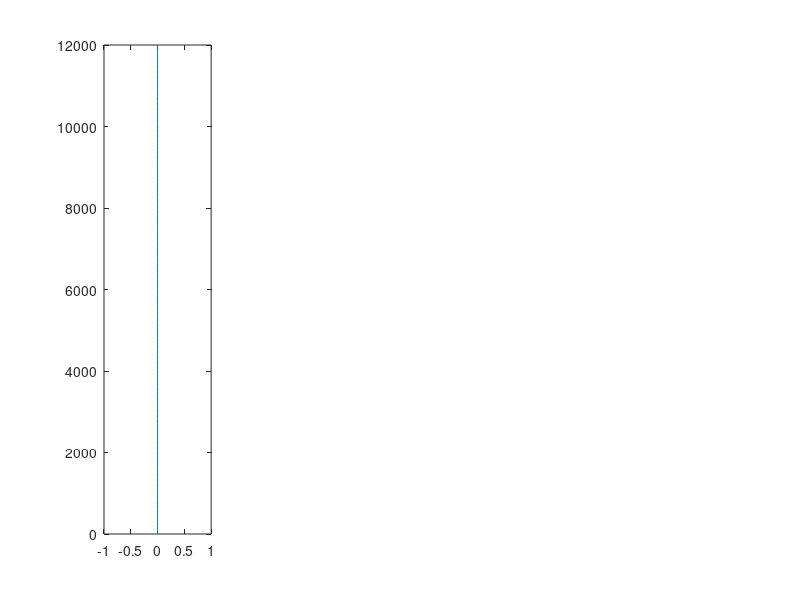

Source code (MATLAB): (Note: this script raises an error after producing the figure.)
% Script to solve coupled ice shell thermal and stress evolution
% Max Rudolph, March 19, 2020
clear;
close all;

% Numerical parameters
nr = 200; % number of grid points
relaxation_parameter=.01; % used in nonlinear loop.
maxiter=300;
% Define physical constants and parameters
% Physical constants
seconds_in_year = 3.1558e7;
R=8.314e-3;     % in kJ/mol/K
% Boundary conditions and internal heating
H=0; % internal heating rate.
Tb=270;
Ts=100;
Ro = 2.52e5;             % outer radius of ice shell (m)
Ri = 2.52e5-12e3;         % inner radius of ice shell (m)
Rc = 1.60e5;             % core radius (m)
% Elastic and Viscous properties
E = 5e9;        % shear modulus of ice (Pa)
nu = 0.3;      % Poisson ratio of ice (-)
beta_w = 4e-10; % Compressibility of water (1/Pa)
alpha_l = 1e-4; % coefficient of linear thermal expansion ( alpha_v/3 ) (1/K)
rho_i=900;      % density of ice (kg/m^3)
rho_w=1000;     % density of water (kg/m^3)
Q=40;           % activation energy, kJ/mol, Nimmo 2004 (kJ/mol)
mub=1e15;       % basal viscosity (Pa-s)
mu = @(T) mub*exp(Q*(Tb-T)/R/Tb./T); % function to evaluate viscosity in Pa-s given T
g = 0.113;      % used to plot a failure curve
tau = 3e6; % tensile strength, Pa
% Thermal properties
Cp = 2100; %heat capacity of ice J/kg/K
Lf = 334*1000; % latent heat of fusion (J/kg)
kappa = 1e-6;% m/s/s
k=kappa*rho_i*Cp;

% calculate maxwell time at 100, 270
fprintf('Maxwell time at surface, base %.2e %.2e\n',mu(100)/E,mu(Tb)/E);
fprintf('Thermal diffusion timescale %.2e\n',(4e4)^2/kappa);
% set end time and grid resolution
t_end = 0.5e6*seconds_in_year;
% dt = 1e4*seconds_in_year; % time step in seconds
dtmax = 1e3*seconds_in_year;
dtmin = seconds_in_year;
% dt1 = 3600; % size of first timestep
% times = logspace(log10(dt1),log10(t_end+dt1),1e4)-dt1;
plot_interval = t_end;
save_interval = 1e5*seconds_in_year;
save_depths = [0 1 2 3 5]*1000;
nsave = ceil(t_end/save_interval) + 1; nsave_depths = length(save_depths);
sigma_t_store = zeros(nsave_depths,nsave);

% set up the grid
grid_r = linspace(Ri,Ro,nr); % set up the grid

% initialize solution vectors (IC)
sigma_r_last = zeros(nr,1); % initial stresses
sigma_t_last = zeros(nr,1); % initial stresses
T_last = linspace(Tb,Ts,nr)';
er_last = zeros(nr,1); % strains
et_last = zeros(nr,1);
ur_last = zeros(nr,1);      % displacement
z_last = 0; % total amount of thickening
Pex_last = 0; %initial overpressure

% Set up plot
hf2=figure();

plot_times = [0.0 0.1 0.2 0.3 0.4 0.5]*1e6*seconds_in_year; iplot=2;
hf=figure(2);
subplot(1,4,1); % sigma_r and sigma_t
h=plot(sigma_r_last,Ro-grid_r); hold on;
plot(sigma_r_last,Ro-grid_r,'--','Color',h.Color);
% h=legend('\sigma_r','\sigma_t','Interpreter','tex'); h.AutoUpdate=false;
title('Stress (Pa)','Interpreter','tex');
ylabel('r (m)');
set(gca,'YDir','reverse');
subplot(1,4,2); % e_r and e_t
h=plot( sigma_r_last,Ro-grid_r); hold on;
plot( sigma_r_last,Ro-grid_r,'--','Color',h.Color); hold on;
% h=legend('r','t'); h.AutoUpdate=false;
title('Strain (-)','Interpreter','tex');
set(gca,'YDir','reverse');
subplot(1,4,3); % temperature
plot(T_last,Ro-grid_r); hold on; title('T (K)','Interpreter','tex'); set(gca,'YDir','reverse');
subplot(1,4,4); % radial displacement (u)
plot(ur_last,Ro-grid_r); hold on; title('u_r');
set(gca,'YDir','reverse');
last_plot_time = 0;

fig1a.h = figure(); % Nimmo's Figure 1a
subplot(2,1,1);
[ax,h1,h2]=plotyy((Ro-grid_r)/1e3,sigma_t_last/1e6,(Ro-grid_r)/1e3,T_last);
fig1a.ax = ax;
h2.Color = h1.Color;
h2.LineStyle = '--';
hold(ax(1)); hold(ax(2));
set(ax,'Xlim',[0 30]);
set(ax(1),'YLim',[-10 40]);
set(ax(1),'YTick',[-10:5:40]);
set(ax(2),'YTick',[100:20:180]);
set(ax(1),'YTickLabelMode','auto');
ylabel(ax(1),'Tangential Stress (MPa)');
xlabel(ax(1),'Depth (km)');
ylabel(ax(2),'Temperature (K)');
set(ax(2),'YLim',[100 180]);

time=0; itime=1;
% save initial state
isave = 1;
sigma_t_store(:,isave) = interp1(Ro-grid_r,sigma_t_last,save_depths);
time_store(isave) = time;
last_store = time; isave = isave+1;


while time < t_end
    % In each timestep, we do the following
    % 1. Calculate the amount of basal freeze-on and advance the mesh
    % 2. Solve the heat equation using an implicit method
    % 3. Solve for sigma_r
    % 4. Calculate sigma_t
    % 5. Calculate the radial displacements u(r)
    
    % 1. Calculate basal freeze-on and interpolate old solution onto new mesh
    % calculate heat flux
    Tg = Tb-(T_last(2)-Tb);
    dTdr_b_last = (T_last(2)-Tg)/2/(grid_r(2)-grid_r(1));
    qb = -k*dTdr_b_last;
    
    % determine the timestep
    dt = dtmax;
    if abs(qb/Lf/rho_i*dt) > (grid_r(2)-grid_r(1))/2
       dt =  (grid_r(2)-grid_r(1))/2/(qb/Lf/rho_i);
    end
    if dt < dtmin
        dt = dtmin;
    end
    % thickening would be dx/dt = qb/(L*rho_i)    
    delta_rb = dt*qb/Lf/rho_i;
    z = z_last + delta_rb;
    
    % calculate new ocean pressure (Manga and Wang 2007, equation 5)
    Pex_pred = Pex_last + 3*Ri^2/beta_w/(Ri^3-Rc^3)*(delta_rb*(rho_w-rho_i)/rho_w-ur_last(1)); % ur_last because we don't yet know the uplift
    
    % re-mesh onto new grid
    new_grid_r = linspace(Ri-z,Ro,nr);
    [T_last,sigma_r_last,sigma_t_last,er_last,et_last] = interpolate_solution(new_grid_r,grid_r,T_last,sigma_r_last,sigma_t_last,er_last,et_last,Tb);
    grid_r = new_grid_r; % end interpolation step
    
    % 2. form discrete operators and solve the heat equation
    T = solve_temperature_shell(grid_r,T_last,Tb,Ts,k,rho_i,Cp,H,dt);
    
    %Compute d(Tdot)/dr
    Tdot = (T-T_last)/dt;
    dTdr_b = (T(2)-T(1))/(grid_r(2)-grid_r(1));
    Tdot(1) = delta_rb*dTdr_b/dt; % this is an approximation to the Eulerian cooling rate at the ocean-ice interface
    
    dTdotdr = zeros(nr,1);
    for i=2:nr-1
        dTdotdr(i) = (Tdot(i+1)-Tdot(i-1))/(grid_r(i+1)-grid_r(i-1));
    end
    dTdotdr(1) = (Tdot(2)-Tdot(1))/(grid_r(2)-grid_r(1));
    dTdotdr(nr) = (Tdot(nr)-Tdot(nr-1))/(grid_r(nr)-grid_r(nr-1));
    
    % 3. Nonlinear loop over pressure.
    % because the ocean pressure depends on the uplift, we make a guess
    % (above). Using this guess, we calculate stresses, strains, and
    % displacements. Then we re-calculate the pressure using the new value
    % of radial displacement. We continue until the pressure used in the
    % calculations has converged to the pressure consistent with the
    % calculated displacement;
    for iter=1:maxiter
        if iter>1
            Pex = Pex + relaxation_parameter*(Pex_post-Pex);
        else
            Pex = Pex_pred;
        end
        
        % calculate viscosity at each node
        mu_node = zeros(nr,1);
        for i=1:nr
            mu_node(i) = mu(T(i));
        end
        
        [sigma_r,sigma_t,sigma_rD,sigma_tD] = solve_stress_viscoelastic_shell(grid_r,mu_node,sigma_r_last,alpha_l*dTdotdr,-Pex,E,nu,dt);
               
        % 5. Calculate the strains        
        dT = T-T_last;
        dT(1) = delta_rb*dTdr_b;
        
        dsigma_t = sigma_t - sigma_t_last;
        dsigma_r = sigma_r - sigma_r_last;
        
        de_t = 1/E*(dsigma_t-nu*(dsigma_t+dsigma_r))+alpha_l*dT + dt/2*(sigma_tD./mu_node); % change in tangential strain
        de_r = 1/E*(dsigma_r-2*nu*dsigma_t)         +alpha_l*dT + dt/2*(sigma_rD./mu_node); % HS91 equations A5-6
        er = er_last + de_r;
        et = et_last + de_t;
        ur = grid_r'.*et; %radial displacement
        % re-calculate excess pressure using new uplift
        Pex_post = 3*Ri^2/beta_w/(Ri^3-Rc^3)*(z*(rho_w-rho_i)/rho_w-ur(1));% ur_last because we don't yet know the uplift
%         fprintf('iter %d. Pex_post %.2e Pex %.2e\n',iter,Pex_post,Pex);
        
        % check for convergence
        if abs( Pex_post-Pex )/abs(Pex) < 1e-2
            fprintf('dt=%.2e yr, time=%.3e Myr, Pex_post %.2e Pex %.2e, converged in %d iterations\n',dt/seconds_in_year,(time+dt)/seconds_in_year/1e6,Pex_post,Pex,iter);            
            break;
        elseif iter==maxiter
            error('Nonlinear loop failed to converge');
        end
    end%end nonlinear loop
    
    % 6. advance to next time step and plot (if needed)
    sigma_r_last = sigma_r;
    sigma_t_last = sigma_t;
    T_last = T;
    er_last = er;
    et_last = et;
    z_last = z;
    ur_last = ur;
    Pex_last = Pex;
    
    time = time + dt;
    
    if (time >= plot_times(iplot) || time >= t_end)
        iplot = iplot+1;
        
        figure(hf);
        subplot(1,4,1);
        h=plot(sigma_r,Ro-grid_r);
        plot(sigma_t,Ro-grid_r,'--','Color',h.Color);
        subplot(1,4,2);
        h=plot(er,Ro-grid_r);
        plot(et,Ro-grid_r,'--','Color',h.Color);
        subplot(1,4,3);
        plot(T,Ro-grid_r);
        subplot(1,4,4);
        plot(ur,Ro-grid_r);
        
        
        figure(hf2);
        plot(ur(end),sigma_t(end),'.'); hold on;
        
        figure(fig1a.h); % Nimmo's Figure 1a
        h=plot(fig1a.ax(1),(Ro-grid_r)/1e3,sigma_t_last/1e6);
        plot(fig1a.ax(2),(Ro-grid_r)/1e3,T_last,'--','Color',h.Color);
        
        
        last_plot_time = time;
        drawnow();
    end
    if (time-last_store >= save_interval || time >= t_end)
        sigma_t_store(:,isave) = interp1(Ro-grid_r,sigma_t_last,save_depths);
        time_store(isave) = time;
        last_store = time; isave = isave+1;       
    end
end
%% add legends
for i=1:length(plot_times)
    labels{i} = sprintf('%.1f',plot_times(i)/seconds_in_year/1e6);
end
figure( fig1a.h );
axis(fig1a.ax(1));
legend(labels,'Location','southeast','AutoUpdate','off');
plot(fig1a.ax(1),(Ro-grid_r)/1e3,(tau + rho_i*g*(Ro-grid_r))/1e6,'k');

%% Nimmo's figure 1b
figure(fig1a.h);
labels = {};
for i=1:length(save_depths)
    labels{i} = sprintf('%.1f km',save_depths(i)/1000);
end
subplot(2,1,2);
plot(time_store(1:isave-1)/seconds_in_year/1e6,sigma_t_store(:,1:isave-1)/1e6);
legend(labels,'Location','southeast');
xlabel('Time (Myr)');
ylabel('Tangential Stress (MPa)');
set(gcf,'Color','w');
h=gcf;
h.Position(3:4) = [390 580];
saveas(gcf,'Enceladus_initial12km.eps','psc2')

%% Plastic yielding?
figure();
Pnhs = -1/3*(sigma_r + 2*sigma_t); % compression = positive for pressure
Phydrostatic = rho_i*g*(Ro-grid_r');
Ptotal = Pnhs + Phydrostatic;
Sr = sigma_r - 1/3*(sigma_r + 2*sigma_t);
St = sigma_t - 1/3*(sigma_r + 2*sigma_t);
J2 = 1/2*(sigma_rD.^2 + 2*sigma_tD.^2);
sig_eff = sqrt(3*J2);

tau_yield = 3e6 + 0.0*Ptotal;
subplot(2,1,1);
plot(Ro-grid_r,Phydrostatic); hold on
plot(Ro-grid_r,Pnhs,'r--');
plot(Ro-grid_r,Pnhs+Phydrostatic,'k');
legend('Hydrostatic','Nonhydrostatic','Total');
subplot(2,1,2);
plot(Ro-grid_r,tau_yield,'g'); hold on;
plot(Ro-grid_r,sig_eff,'k');
legend('Yield Stress','Effective Stress');


